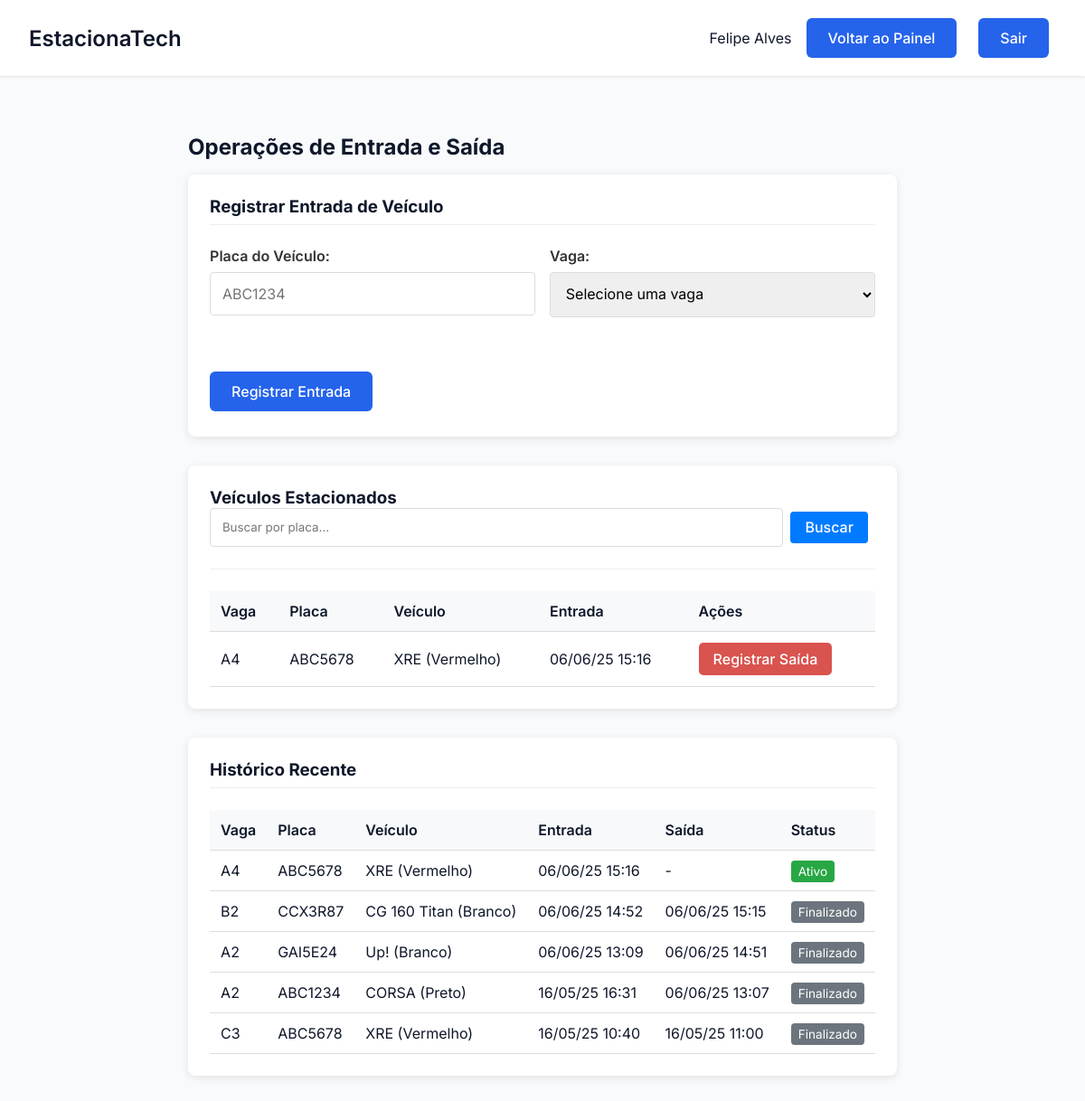
Page /locacao/operacoes (signed in) on the committed database.
### tables this page shows
CREATE TABLE Locacao (
        id_locacao INTEGER PRIMARY KEY AUTOINCREMENT,
        id_vaga TEXT NOT NULL,
        id_veiculo TEXT NOT NULL,
        id_operador TEXT NOT NULL,
        data_hora_entrada DATETIME NOT NULL,
        data_hora_saida DATETIME,
        FOREIGN KEY (id_vaga) REFERENCES Vaga(id_vaga),
        FOREIGN KEY (id_veiculo) REFERENCES Veiculo(placa),
        FOREIGN KEY (id_operador) REFERENCES Usuario(id_usuario)
    );

CREATE TABLE Veiculo (
        placa TEXT PRIMARY KEY,
        modelo TEXT NOT NULL,
        marca TEXT NOT NULL,
        cor TEXT NOT NULL,
        ano_fabricacao INTEGER NOT NULL,
        id_cliente TEXT NOT NULL,
        FOREIGN KEY (id_cliente) REFERENCES Cliente(id_cliente)
    );

### EstacionaTech/routes/locacao_routes.py (the view)
@locacao_bp.route('/operacoes')
def operacoes():
    if 'usuario_id' not in session:
        flash('Você precisa fazer login para acessar esta página.', 'error')
        return redirect(url_for('auth.login'))
    vagas_disponiveis = LocacaoController.listar_vagas_disponiveis()
    locacoes_ativas = LocacaoController.listar_ativas()
    historico_recente = LocacaoController.listar_recentes(limit=5)
    return render_template(
        'operacoes.html',
        vagas_disponiveis=vagas_disponiveis,
        locacoes_ativas=locacoes_ativas,
        historico_recente=historico_recente,
        nome=session.get('nome')
    )

### EstacionaTech/controllers/locacao_controller.py (called while the page is built)
    @staticmethod
    def listar_ativas():
        locacoes = Locacao.listar_ativas()
        locacoes_processadas = []
        for locacao_tupla in locacoes:
            locacao_lista = list(locacao_tupla)
            if isinstance(locacao_lista[3], str):
                try:
                    locacao_lista[3] = datetime.strptime(locacao_lista[3].split('.')[0], '%Y-%m-%d %H:%M:%S')
                except ValueError:
                    print(f"Erro ao converter data: {locacao_lista[3]}")
            locacoes_processadas.append(tuple(locacao_lista))
        return locacoes_processadas

    @staticmethod
    def listar_vagas_disponiveis():
        vagas = Vaga.listar_todas()
        return [vaga for vaga in vagas if vaga[3] == 'livre']

### EstacionaTech/database/database.py (called while the page is built)
def conectar():
    diretorio_db = "EstacionaTech/database"
    if not os.path.exists(diretorio_db):
        os.makedirs(diretorio_db)  # Criar diretório caso não exista
    return sqlite3.connect(f"{diretorio_db}/estacionatech.db")

### EstacionaTech/models/locacao.py (called while the page is built)
    @staticmethod
    def listar_ativas():
        conn = conectar()
        cursor = conn.cursor()
        try:
            cursor.execute("""
                SELECT l.id_locacao, l.id_vaga, l.id_veiculo, l.data_hora_entrada,
                       v.modelo, v.cor
                FROM Locacao l
                JOIN Veiculo v ON l.id_veiculo = v.placa
                WHERE l.data_hora_saida IS NULL
                ORDER BY l.data_hora_entrada DESC
            """)
            return cursor.fetchall()
        except sqlite3.Error as e:
            print(f"Erro ao listar locações ativas: {e}")
            return []
        finally:
            conn.close()

    @staticmethod
    def listar_recentes(limit=10):
        conn = conectar()
        cursor = conn.cursor()
        try:
            cursor.execute("""
                SELECT l.id_locacao, l.id_vaga, l.id_veiculo,
                       l.data_hora_entrada, l.data_hora_saida,
                       v.modelo, v.cor
                FROM Locacao l
                JOIN Veiculo v ON l.id_veiculo = v.placa
                ORDER BY
                    CASE WHEN l.data_hora_saida IS NULL THEN 0 ELSE 1 END,
                    l.data_hora_entrada DESC
                LIMIT ?
            """, (limit,))
            return cursor.fetchall()
        except sqlite3.Error as e:
            print(f"Erro ao listar locações recentes: {e}")
            return []
        finally:
            conn.close()

### EstacionaTech/templates/operacoes.html (shortened to what this page needs)
<!DOCTYPE html>
<html lang="pt-BR">
<head>
    <link rel="stylesheet" href="{{ url_for('static', filename='css/estilo.css') }}">
    <link rel="stylesheet" href="{{ url_for('static', filename='css/entrada_saida.css') }}">
</head>
<body>
    <div class="dashboard">
        <header class="dashboard-header">
            <nav class="dashboard-nav container">
                <h1 class="dashboard-title">EstacionaTech</h1>
                <div class="dashboard-user">
                    <span>{{ nome }}</span>
                    {% if session.get('tipo') == 'administrador' %}
                    <a href="{{ url_for('admin.painel_admin') }}" class="btn btn-primary">Voltar ao Painel</a>
                    {% else %}
                    <a href="{{ url_for('operadores.painel_operador') }}" class="btn btn-primary">Voltar ao Painel</a>
                    {% endif %}
                    <a href="{{ url_for('auth.logout') }}" class="btn btn-primary">Sair</a>
                </div>
            </nav>
        </header>
        <main class="dashboard-content container">
            <h2>Operações de Entrada e Saída</h2>
            <div class="parking-operations">
                <section class="operation-section">
                    <div class="section-header">
                        <h3>Registrar Entrada de Veículo</h3>
                    </div>
                    <form action="{{ url_for('locacao.registrar_entrada') }}" method="post" class="operation-form">
                        <div class="form-row">
                            <div class="form-group">
                                <label for="placa">Placa do Veículo:</label>
                                <input type="text" id="placa" name="placa" required placeholder="ABC1234">
                            </div>
                            <div class="form-group">
                                <label for="id_vaga">Vaga:</label>
                                <select id="id_vaga" name="id_vaga" required>
                                    <option value="">Selecione uma vaga</option>
                                </select>
                            </div>
                        </div>
                        <div class="btn-group">
                            <button type="submit" class="btn btn-primary">Registrar Entrada</button>
                        </div>
                    </form>
                </section>
                <section class="operation-section">
                    <div class="section-header">
                        <h3>Veículos Estacionados</h3>
                        <form action="{{ url_for('locacao.buscar_veiculo') }}" method="post" class="search-box">
                            <input type="text" name="placa_busca" placeholder="Buscar por placa..." value="{{ termo_busca if termo_busca else '' }}">
                            <button type="submit" class= "btn btn-primary">Buscar</button>
                        </form>
                    </div>
                    {% if locacoes_ativas %}
                    <table class="locacoes-table">
                        <thead>
                            <tr>
                                <th>Vaga</th>
                                <th>Placa</th>
                                <th>Veículo</th>
                                <th>Entrada</th>
                                <th>Ações</th>
                            </tr>
                        </thead>
                        <tbody>
                            {% for locacao in locacoes_ativas %}
                            <tr>
                                <td>{{ locacao[1] }}</td>
                                <td>{{ locacao[2] }}</td>
                                <td>{{ locacao[4] }} ({{ locacao[5] }})</td>
                                <td>
                                    {% if locacao[3].__class__.__name__ == 'datetime' %}
                                        {{ locacao[3].strftime('%d/%m/%y %H:%M') }}
                                    {% else %}
                                        {{ locacao[3] }}
                                    {% endif %}
                                </td>
                                <td class="cell-actions">
                                    <a href="{{ url_for('locacao.registrar_saida', id_locacao=locacao[0]) }}" class="btn-exit">Registrar Saída</a>
                                </td>
                            </tr>
                            {% endfor %}
                        </tbody>
                    </table>
                    {% else %}
                    <p>Não há veículos estacionados no momento{% if busca_realizada %} com a placa "{{ termo_busca }}"{% endif %}.</p>
                    {% endif %}
                </section>
                <section class="operation-section">
                    <div class="section-header">
                        <h3>Histórico Recente</h3>
                    </div>
                    {% if historico_recente %}
                    <table class="locacoes-table">
                        <thead>
                            <tr>
                                <th>Vaga</th>
                                <th>Placa</th>
                                <th>Veículo</th>
                                <th>Entrada</th>
                                <th>Saída</th>
                                <th>Status</th>
                            </tr>
                        </thead>
                        <tbody>
                            {% for locacao in historico_recente %}
                            <tr>
                                <td>{{ locacao[1] }}</td>
                                <td>{{ locacao[2] }}</td>
                                <td>{{ locacao[5] }} ({{ locacao[6] }})</td>
                                <td>
                                    {% if locacao[3].__class__.__name__ == 'datetime' %}
                                        {{ locacao[3].strftime('%d/%m/%y %H:%M') }}
                                    {% else %}
                                        {{ locacao[3] }}
                                    {% endif %}
                                </td>
                                <td>
                                {% if locacao[4] %}
                                    {% if locacao[4].__class__.__name__ == 'datetime' %}
                                        {{ locacao[4].strftime('%d/%m/%y %H:%M') }}
                                    {% else %}
                                        {{ locacao[4] }}
                                    {% endif %}
                                {% else %}
                                    -
                                {% endif %}
                                </td>
                                <td>
                                    {% if locacao[4] %}
                                        <span class="status-finished">Finalizado</span>
                                    {% else %}
                                        <span class="status-active">Ativo</span>
                                    {% endif %}
                                </td>
                            </tr>
                            {% endfor %}
                        </tbody>
                    </table>
                    {% else %}
                    <p>Não há registros recentes.</p>
                    {% endif %}
                </section>
            </div>
        </main>
    </div>
</body>
</html>

### EstacionaTech/static/css/estilo.css (style rules this page uses)
* { margin: 0; padding: 0; box-sizing: border-box; font-family: 'Inter', sans-serif; }
:root { --primary: #2563eb; --primary-dark: #1d4ed8; --secondary: #64748b; --danger: #ef4444; --success: #22c55e; --background: #f8fafc; --surface: #ffffff; --text: #0f172a; --text-light: #64748b; --primary-light: #93c5fd; --secondary: #4f46e5; --accent: #10b981; --card-bg: #ffffff; }
body { background-color: var(--background); color: var(--text); min-height: 100vh; }
.container { max-width: 1200px; margin: 0 auto; padding: 0 1rem; }
.form-group { margin-bottom: 1.5rem; }
.btn { display: inline-flex; align-items: center; justify-content: center; padding: 0.75rem 1.5rem; margin-right: 0.5rem; margin-top: 0.25rem; margin-bottom: 0.25rem; background-color: var(--primary); color: white;; font-size: 1rem; font-weight: 500; border-radius: 6px; cursor: pointer; transition: all 0.2s; border: none; text-decoration: none; }
.btn-primary { background-color: var(--primary); color: white; }
.dashboard { min-height: 100vh; display: grid; grid-template-rows: auto 1fr; }
.dashboard-header { background: var(--surface); padding: 1rem; box-shadow: 0 1px 3px 0 rgb(0 0 0 / 0.1); margin-bottom: 2rem;; }
.dashboard-nav { display: flex; justify-content: space-between; align-items: center; }
.dashboard-title { font-size: 1.5rem; font-weight: 600; }
.dashboard-user { display: flex; align-items: center; gap: 1rem; }
.dashboard-content { padding: 2rem; }
.dashboard-content h2 { margin-bottom: 1rem; }
.locacoes-table .cell-actions { text-align: left; vertical-align: middle; }
.locacoes-table .btn-exit { display: inline-block; width: auto; padding: 8px 16px; background-color: #d9534f; color: white; text-decoration: none; border-radius: 5px; border: none; cursor: pointer; font-weight: 500; transition: background-color 0.2s; }

### EstacionaTech/static/css/entrada_saida.css (style rules this page uses)
.parking-operations { display: flex; flex-direction: column; gap: 2rem; width: 100%; }
.operation-section { background-color: #fff; border-radius: 8px; box-shadow: 0 2px 10px rgba(0, 0, 0, 0.1); padding: 1.5rem; }
.section-header { border-bottom: 1px solid #eee; margin-bottom: 1.5rem; padding-bottom: 0.5rem; }
.operation-form { display: grid; gap: 1rem; }
.form-group { display: flex; flex-direction: column; gap: 0.5rem; }
.form-row { display: grid; grid-template-columns: repeat(auto-fit, minmax(250px, 1fr)); gap: 1rem; }
.form-group label { font-weight: 600; color: #333; }
.form-group input, .form-group select { padding: 0.8rem; border: 1px solid #ddd; border-radius: 4px; font-size: 1rem; }
.btn-group { display: flex; gap: 1rem; margin-top: 1rem; }
.btn-exit { background-color: #dc3545; color: white; border: none; padding: 0.8rem 1.5rem; border-radius: 4px; font-weight: 600; cursor: pointer; transition: background-color 0.2s; }
.locacoes-table { width: 100%; border-collapse: collapse; margin-top: 1rem; }
.locacoes-table th, .locacoes-table td { padding: 0.75rem; text-align: left; border-bottom: 1px solid #ddd; }
.locacoes-table th { background-color: #f8f9fa; font-weight: 600; }
.status-active { padding: 0.25rem 0.5rem; background-color: #28a745; color: white; border-radius: 4px; font-size: 0.85rem; }
.status-finished { padding: 0.25rem 0.5rem; background-color: #6c757d; color: white; border-radius: 4px; font-size: 0.85rem; }
.search-box { display: flex; gap: 0.5rem; margin-bottom: 1rem; }
.search-box input { flex: 1; padding: 0.8rem; border: 1px solid #ddd; border-radius: 4px; }
.search-box button { background-color: #007bff; color: white; border: none; padding: 0 1rem; border-radius: 4px; cursor: pointer; }

### rows in the picture
Locacao: id_vaga "A4", id_veiculo "ABC5678", modelo "XRE", cor "Vermelho", locacao "06/06/25 15:16", shows "Ativo"
Locacao: id_vaga "B2", id_veiculo "CCX3R87", modelo "CG 160 Titan", cor "Branco", locacao "06/06/25 14:52", locacao "06/06/25 15:15", shows "Finalizado"
Locacao: id_vaga "A2", id_veiculo "GAI5E24", modelo "Up!", cor "Branco", locacao "06/06/25 13:09", locacao "06/06/25 14:51", shows "Finalizado"
Locacao: id_vaga "A2", id_veiculo "ABC1234", modelo "CORSA", cor "Preto", locacao "16/05/25 16:31", locacao "06/06/25 13:07", shows "Finalizado"
Locacao: id_vaga "C3", id_veiculo "ABC5678", modelo "XRE", cor "Vermelho", locacao "16/05/25 10:40", locacao "16/05/25 11:00", shows "Finalizado"

### other values in the picture
{{ nome }} "Felipe Alves"
